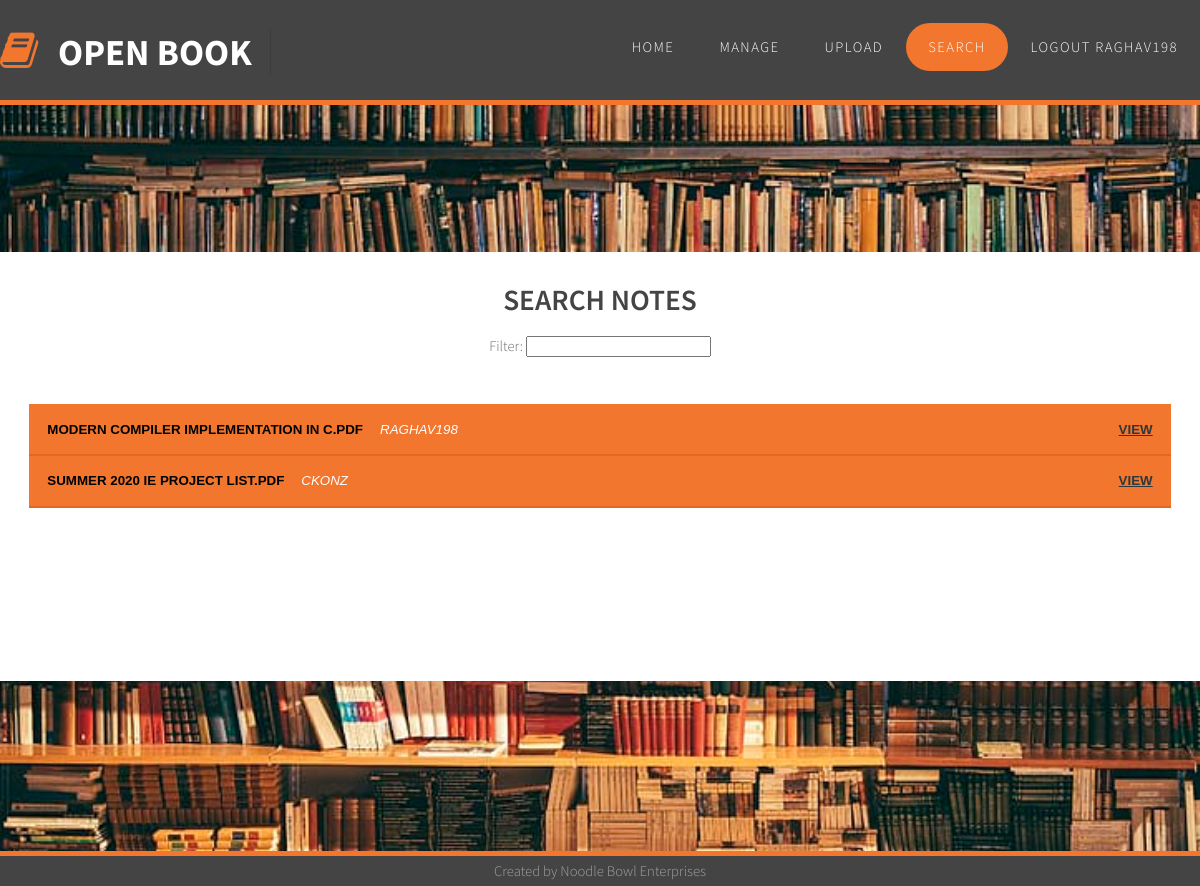
/search.html (signed in), run on the app's committed database.
### app.py (models this page shows, shortened)
class User(db.Model):
    id = db.Column(db.Integer, primary_key=True)
    username = db.Column(db.String(20), nullable=False, unique=True)
    password = db.Column(db.String(128), nullable=False)
    privilege = db.Column(db.Integer, nullable=False)
    notes = db.relationship('Note', backref='uploader', lazy=True)

class Note(db.Model):
    id = db.Column(db.Integer, primary_key=True)
    filename = db.Column(db.String(256), nullable=False)
    filehash = db.Column(db.String(128), nullable=False, unique=True)
    tags = db.Column(db.Text())
    user_id = db.Column(db.Integer, db.ForeignKey('user.id'), nullable=False)

### app.py (the view)
@app.route('/search.html')
def search_notes():
    if session.get('logged_in'):
        all_notes = Note.query.all()
        return render_template('search.html', notes=all_notes, page='search')
    flash('You need to be logged in to view this!')
    return redirect(url_for('login'))

### templates/search.html (shortened to what this page needs)
{% extends 'base.html' %}
{% block pageContent %}
<div id="page" class="container">
    <h1>SEARCH NOTES</h1><br />
    Filter: <input type="text" id="notes-filter" /><br /><br />
    <div class="accordion" id="results">
        {% for note in notes %}
        <button class="accordion_tab">
            {{note.filename}}
            <span style="color: #FFF; padding-left: 1em; font-weight: 300;"><em>{{note.uploader.username}}</em></span>
            <span style="color: #FFF; float: right;"><a target="_blank" href="view/{{note.filehash}}">View</a></span>
        </button>
        {% endfor %}
    </div>
</div>
{% endblock %}

### templates/base.html (shortened to what this page needs)
<html>
    <head>
        <link rel='stylesheet' href='{{url_for("static", filename="css/default.css")}}' />
        <link rel='stylesheet' href='{{url_for("static", filename="css/fonts.css")}}'>
    </head>
    <body>
        <div id="header-wrapper" class="sticky">
            <div id="header" class="container">
                <div id="logo">
                    <h1><span class="fa fa-book"></span><a href="#">Open Book</a></h1>
                </div>
                <div id="menu">
                    <ul>
                        <li class="menu_item {% if page == 'intro' %} current_page_item {% endif %}"><a href="intro.html" accesskey="1" title="">Home</a></li>
                        <li class="menu_item {% if page == 'list' %} current_page_item {% endif %}"><a href="list.html" accesskey="2" title="">Manage</a></li>
                        <li class="menu_item {% if page == 'upload' %} current_page_item {% endif %}"><a href="upload.html" accesskey="3" title="">Upload</a></li>
                        <li class="menu_item {% if page == 'search' %} current_page_item {% endif %}"><a href="search.html" accesskey="4" title="">Search</a></li>
                        {% if session['logged_in'] %}
                        <li class="menu_item"><a href="/logout">Logout {{session['username']}}</a></li>
                        {% else %}
                        <li class="menu_item {% if page == 'login' %} current_page_item {% endif %}"><a href="login.html" accesskey="5"
                                title="">Login</a></li>
                        {% endif %}
                    </ul>
                </div>
            </div>
        </div>
        <div id="spacer"></div>
        {% block pageContent %} {% endblock %}
        <div id="footer-wrapper">
            <div id="footer" class="container">
                Created by Noodle Bowl Enterprises
            </div>
        </div>
    </body>
</html>

### static/css/default.css (style rules this page uses)
html, body { height: 100%; }
body { margin: 0px; padding: 0px; background: #2b2b2b; background-image: url(images/bookshelf.jpg); background-size: cover; background-repeat: no-repeat; background-attachment: fixed; font-family: 'Source Sans Pro', sans-serif; font-size: 11pt; font-weight: 300; color: #6c6c6c }
h1, h2, h3 { margin: 0; padding: 0; font-weight: 600; color: #454445; }
p, ol, ul { margin-top: 0; }
ol, ul { padding: 0; list-style: none; }
a { color: #2C383B; }
.container { margin: 0px auto; width: 1200px; }
#header-wrapper { background: #454445FF; border-bottom: #F2762E; border-width: 0 0 5px 0; border-style: solid; }
#header { position: relative; height: 100px; }
.sticky { position: fixed; top: 0; width: 100% }
#page { margin-top: 10em; min-height: 50%; padding: 2em 2em; }
#logo { position: absolute; top: 2em; width: 100%; }
#logo h1 { display: inline-block; font-size: 2.5em; text-transform: uppercase; font-weight: 700; color: #ED7070; padding-right: 0.50em; border-right: 1px solid rgba(0,0,0,.1); }
#logo span { display: inline-block; padding-right: .50em; letter-spacing: 0.10em; text-transform: uppercase; font-size: 0.90em; }
#logo a { text-decoration: none; color: #FFF; }
#logo .fa { color: #F2762E; }
#logo .fa:after { position: absolute; display: inline-block; padding-right: 2em; }
#menu { position: absolute; right: 0; top: 1.6em; }
#menu ul { display: inline-block; }
#menu li { display: block; float: left; text-align: center; }
#menu li a, #menu li span { display: inline-block; margin-left: 1px; padding: 1em 1.5em 1em 1.5em; letter-spacing: 0.10em; text-decoration: none; font-size: 1em; text-transform: uppercase; outline: 0; color: #FFF; }
#menu .current_page_item a { background: #F2762E; border-radius: 30px; color: #FFF; }
#page { overflow: hidden; padding: 2em 0em 0em 0em; background: #FFF; text-align: center; }
#footer-wrapper { overflow: hidden; padding: 7em 0em; color: rgba(255,255,255,0.5); }
#footer { background-color: #454445; position: fixed; bottom: 0; width: 100%; height: 30px; border-top: #F2762E solid 5px; text-align: center; line-height: 30px; }
.accordion { margin: 2em 2em; }
.accordion .accordion_tab { background: #F2762E; cursor: pointer; padding: 1.3em 18px; letter-spacing: 0.20 em; transition: 0.4s; text-align: left; text-decoration: none; text-transform: uppercase; font-weight: 600; width: 100%; border: none; border-bottom: #E36922 solid 2px; outline: none; }
#spacer { height: 105px; }

### data on the page
User: username "RAGHAV198"
Note: filename "MODERN COMPILER IMPLEMENTATION IN C.PDF", uploader.username "RAGHAV198"
Note: filename "SUMMER 2020 IE PROJECT LIST.PDF", uploader.username "CKONZ"
